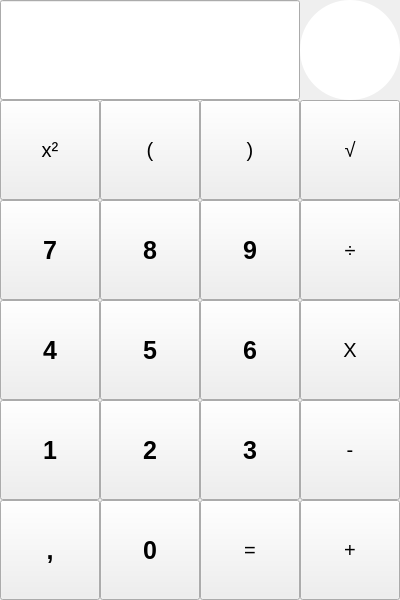
<?xml version="1.0" encoding="UTF-8"?>
<ui version="4.0">
 <class>Calculatrice</class>
 <widget class="QMainWindow" name="Calculatrice">
  <property name="geometry">
   <rect>
    <x>0</x>
    <y>0</y>
    <width>400</width>
    <height>600</height>
   </rect>
  </property>
  <property name="minimumSize">
   <size>
    <width>400</width>
    <height>600</height>
   </size>
  </property>
  <property name="maximumSize">
   <size>
    <width>400</width>
    <height>600</height>
   </size>
  </property>
  <property name="windowTitle">
   <string>Calculatrice Scientifique</string>
  </property>
  <property name="windowIcon">
   <iconset>
    <normaloff>calculatrice_icon.png</normaloff>calculatrice_icon.png</iconset>
  </property>
  <widget class="QWidget" name="grid">
   <property name="minimumSize">
    <size>
     <width>400</width>
     <height>600</height>
    </size>
   </property>
   <property name="maximumSize">
    <size>
     <width>400</width>
     <height>600</height>
    </size>
   </property>
   <widget class="QWidget" name="layoutWidget">
    <property name="geometry">
     <rect>
      <x>0</x>
      <y>0</y>
      <width>423</width>
      <height>644</height>
     </rect>
    </property>
    <layout class="QGridLayout" name="gridLayout">
     <property name="sizeConstraint">
      <enum>QLayout::SetFixedSize</enum>
     </property>
     <property name="spacing">
      <number>0</number>
     </property>
     <item row="0" column="0" colspan="3">
      <widget class="QLineEdit" name="lineEdit">
       <property name="minimumSize">
        <size>
         <width>300</width>
         <height>100</height>
        </size>
       </property>
       <property name="maximumSize">
        <size>
         <width>300</width>
         <height>100</height>
        </size>
       </property>
      </widget>
     </item>
     <item row="0" column="3">
      <widget class="QPushButton" name="btnHistory">
       <property name="minimumSize">
        <size>
         <width>100</width>
         <height>100</height>
        </size>
       </property>
       <property name="maximumSize">
        <size>
         <width>100</width>
         <height>100</height>
        </size>
       </property>
       <property name="font">
        <font>
         <pointsize>15</pointsize>
        </font>
       </property>
       <property name="styleSheet">
        <string notr="true">QPushButton {
    background-color: #FFFFFF;  /* Couleur de fond */
    color: white;                /* Couleur du texte */
    border-radius: 50%;          /* Rendre le bouton circulaire */
    width: 100px;                /* Largeur du bouton */
    height: 100px;               /* Hauteur du bouton */
    border: none;                /* Retirer la bordure */
}

QPushButton:hover {
    background-color: #A8A8A8;  /* Couleur de fond au survol */
}
</string>
       </property>
       <property name="text">
        <string/>
       </property>
      </widget>
     </item>
     <item row="1" column="0">
      <widget class="QPushButton" name="btnCarre">
       <property name="minimumSize">
        <size>
         <width>100</width>
         <height>100</height>
        </size>
       </property>
       <property name="maximumSize">
        <size>
         <width>100</width>
         <height>100</height>
        </size>
       </property>
       <property name="font">
        <font>
         <pointsize>15</pointsize>
        </font>
       </property>
       <property name="text">
        <string>x²</string>
       </property>
      </widget>
     </item>
     <item row="1" column="1">
      <widget class="QPushButton" name="btnParOuvrante">
       <property name="minimumSize">
        <size>
         <width>100</width>
         <height>100</height>
        </size>
       </property>
       <property name="maximumSize">
        <size>
         <width>100</width>
         <height>100</height>
        </size>
       </property>
       <property name="font">
        <font>
         <pointsize>15</pointsize>
        </font>
       </property>
       <property name="text">
        <string>(</string>
       </property>
      </widget>
     </item>
     <item row="1" column="2">
      <widget class="QPushButton" name="btnParFermante">
       <property name="minimumSize">
        <size>
         <width>100</width>
         <height>100</height>
        </size>
       </property>
       <property name="maximumSize">
        <size>
         <width>100</width>
         <height>100</height>
        </size>
       </property>
       <property name="font">
        <font>
         <pointsize>15</pointsize>
        </font>
       </property>
       <property name="text">
        <string>)</string>
       </property>
      </widget>
     </item>
     <item row="1" column="3">
      <widget class="QPushButton" name="btnRacine">
       <property name="minimumSize">
        <size>
         <width>100</width>
         <height>100</height>
        </size>
       </property>
       <property name="maximumSize">
        <size>
         <width>100</width>
         <height>100</height>
        </size>
       </property>
       <property name="font">
        <font>
         <pointsize>15</pointsize>
        </font>
       </property>
       <property name="text">
        <string>√</string>
       </property>
      </widget>
     </item>
     <item row="2" column="0">
      <widget class="QPushButton" name="btn7">
       <property name="minimumSize">
        <size>
         <width>100</width>
         <height>100</height>
        </size>
       </property>
       <property name="maximumSize">
        <size>
         <width>100</width>
         <height>100</height>
        </size>
       </property>
       <property name="font">
        <font>
         <pointsize>-1</pointsize>
         <weight>75</weight>
         <bold>true</bold>
        </font>
       </property>
       <property name="styleSheet">
        <string notr="true">background-color : &quot;#ffffff&quot;;
font-weight: bold;           /* Make the text bold */
font-size: 25px;             /* Set font size to 18px */</string>
       </property>
       <property name="text">
        <string>7</string>
       </property>
      </widget>
     </item>
     <item row="2" column="1">
      <widget class="QPushButton" name="btn8">
       <property name="minimumSize">
        <size>
         <width>100</width>
         <height>100</height>
        </size>
       </property>
       <property name="maximumSize">
        <size>
         <width>100</width>
         <height>100</height>
        </size>
       </property>
       <property name="font">
        <font>
         <pointsize>-1</pointsize>
         <weight>75</weight>
         <bold>true</bold>
        </font>
       </property>
       <property name="styleSheet">
        <string notr="true">background-color : &quot;#ffffff&quot;;
font-weight: bold;           /* Make the text bold */
font-size: 25px;             /* Set font size to 18px */</string>
       </property>
       <property name="text">
        <string>8</string>
       </property>
      </widget>
     </item>
     <item row="2" column="2">
      <widget class="QPushButton" name="btn9">
       <property name="minimumSize">
        <size>
         <width>100</width>
         <height>100</height>
        </size>
       </property>
       <property name="maximumSize">
        <size>
         <width>100</width>
         <height>100</height>
        </size>
       </property>
       <property name="font">
        <font>
         <pointsize>-1</pointsize>
         <weight>75</weight>
         <bold>true</bold>
        </font>
       </property>
       <property name="styleSheet">
        <string notr="true">background-color : &quot;#ffffff&quot;;
font-weight: bold;           /* Make the text bold */
font-size: 25px;             /* Set font size to 18px */</string>
       </property>
       <property name="text">
        <string>9</string>
       </property>
      </widget>
     </item>
     <item row="2" column="3">
      <widget class="QPushButton" name="btnDiv">
       <property name="minimumSize">
        <size>
         <width>100</width>
         <height>100</height>
        </size>
       </property>
       <property name="maximumSize">
        <size>
         <width>100</width>
         <height>100</height>
        </size>
       </property>
       <property name="font">
        <font>
         <pointsize>15</pointsize>
        </font>
       </property>
       <property name="text">
        <string>÷</string>
       </property>
      </widget>
     </item>
     <item row="3" column="0">
      <widget class="QPushButton" name="btn4">
       <property name="minimumSize">
        <size>
         <width>100</width>
         <height>100</height>
        </size>
       </property>
       <property name="maximumSize">
        <size>
         <width>100</width>
         <height>100</height>
        </size>
       </property>
       <property name="font">
        <font>
         <pointsize>-1</pointsize>
         <weight>75</weight>
         <bold>true</bold>
        </font>
       </property>
       <property name="styleSheet">
        <string notr="true">background-color : &quot;#ffffff&quot;;
font-weight: bold;           /* Make the text bold */
font-size: 25px;             /* Set font size to 18px */</string>
       </property>
       <property name="text">
        <string>4</string>
       </property>
      </widget>
     </item>
     <item row="3" column="1">
      <widget class="QPushButton" name="btn5">
       <property name="minimumSize">
        <size>
         <width>100</width>
         <height>100</height>
        </size>
       </property>
       <property name="maximumSize">
        <size>
         <width>100</width>
         <height>100</height>
        </size>
       </property>
       <property name="font">
        <font>
         <pointsize>-1</pointsize>
         <weight>75</weight>
         <bold>true</bold>
        </font>
       </property>
       <property name="styleSheet">
        <string notr="true">background-color : &quot;#ffffff&quot;;
font-weight: bold;           /* Make the text bold */
font-size: 25px;             /* Set font size to 18px */</string>
       </property>
       <property name="text">
        <string>5</string>
       </property>
      </widget>
     </item>
     <item row="3" column="2">
      <widget class="QPushButton" name="btn6">
       <property name="minimumSize">
        <size>
         <width>100</width>
         <height>100</height>
        </size>
       </property>
       <property name="maximumSize">
        <size>
         <width>100</width>
         <height>100</height>
        </size>
       </property>
       <property name="font">
        <font>
         <pointsize>-1</pointsize>
         <weight>75</weight>
         <bold>true</bold>
        </font>
       </property>
       <property name="styleSheet">
        <string notr="true">background-color : &quot;#ffffff&quot;;
font-weight: bold;           /* Make the text bold */
font-size: 25px;             /* Set font size to 18px */</string>
       </property>
       <property name="text">
        <string>6</string>
       </property>
      </widget>
     </item>
     <item row="3" column="3">
      <widget class="QPushButton" name="btnFois">
       <property name="minimumSize">
        <size>
         <width>100</width>
         <height>100</height>
        </size>
       </property>
       <property name="maximumSize">
        <size>
         <width>100</width>
         <height>100</height>
        </size>
       </property>
       <property name="font">
        <font>
         <pointsize>15</pointsize>
        </font>
       </property>
       <property name="text">
        <string>X</string>
       </property>
      </widget>
     </item>
     <item row="4" column="0" rowspan="2">
      <widget class="QPushButton" name="btn1">
       <property name="minimumSize">
        <size>
         <width>100</width>
         <height>100</height>
        </size>
       </property>
       <property name="maximumSize">
        <size>
         <width>100</width>
         <height>100</height>
        </size>
       </property>
       <property name="font">
        <font>
         <pointsize>-1</pointsize>
         <weight>75</weight>
         <bold>true</bold>
        </font>
       </property>
       <property name="styleSheet">
        <string notr="true">background-color : &quot;#ffffff&quot;;
font-weight: bold;           /* Make the text bold */
font-size: 25px;             /* Set font size to 18px */</string>
       </property>
       <property name="text">
        <string>1</string>
       </property>
      </widget>
     </item>
     <item row="4" column="1" rowspan="2">
      <widget class="QPushButton" name="btn2">
       <property name="minimumSize">
        <size>
         <width>100</width>
         <height>100</height>
        </size>
       </property>
       <property name="maximumSize">
        <size>
         <width>100</width>
         <height>100</height>
        </size>
       </property>
       <property name="font">
        <font>
         <pointsize>-1</pointsize>
         <weight>75</weight>
         <bold>true</bold>
        </font>
       </property>
       <property name="styleSheet">
        <string notr="true">background-color : &quot;#ffffff&quot;;
font-weight: bold;           /* Make the text bold */
font-size: 25px;             /* Set font size to 18px */</string>
       </property>
       <property name="text">
        <string>2</string>
       </property>
      </widget>
     </item>
     <item row="4" column="2" rowspan="2">
      <widget class="QPushButton" name="btn3">
       <property name="minimumSize">
        <size>
         <width>100</width>
         <height>100</height>
        </size>
       </property>
       <property name="maximumSize">
        <size>
         <width>100</width>
         <height>100</height>
        </size>
       </property>
       <property name="font">
        <font>
         <pointsize>-1</pointsize>
         <weight>75</weight>
         <bold>true</bold>
        </font>
       </property>
       <property name="styleSheet">
        <string notr="true">background-color : &quot;#ffffff&quot;;
font-weight: bold;           /* Make the text bold */
font-size: 25px;             /* Set font size to 18px */</string>
       </property>
       <property name="text">
        <string>3</string>
       </property>
      </widget>
     </item>
     <item row="4" column="3">
      <widget class="QPushButton" name="btnMoins">
       <property name="minimumSize">
        <size>
         <width>100</width>
         <height>100</height>
        </size>
       </property>
       <property name="maximumSize">
        <size>
         <width>100</width>
         <height>100</height>
        </size>
       </property>
       <property name="font">
        <font>
         <pointsize>15</pointsize>
        </font>
       </property>
       <property name="styleSheet">
        <string notr="true"/>
       </property>
       <property name="text">
        <string>-</string>
       </property>
      </widget>
     </item>
     <item row="5" column="3" rowspan="2">
      <widget class="QPushButton" name="btnPlus">
       <property name="minimumSize">
        <size>
         <width>100</width>
         <height>100</height>
        </size>
       </property>
       <property name="maximumSize">
        <size>
         <width>100</width>
         <height>100</height>
        </size>
       </property>
       <property name="font">
        <font>
         <pointsize>15</pointsize>
        </font>
       </property>
       <property name="styleSheet">
        <string notr="true"/>
       </property>
       <property name="text">
        <string>+</string>
       </property>
      </widget>
     </item>
     <item row="6" column="0">
      <widget class="QPushButton" name="btnVirgule">
       <property name="minimumSize">
        <size>
         <width>100</width>
         <height>100</height>
        </size>
       </property>
       <property name="maximumSize">
        <size>
         <width>100</width>
         <height>100</height>
        </size>
       </property>
       <property name="font">
        <font>
         <pointsize>-1</pointsize>
         <weight>75</weight>
         <bold>true</bold>
        </font>
       </property>
       <property name="styleSheet">
        <string notr="true">
font-size: 25px;             /* Set font size to 18px */
font-weight: bold;           /* Make the text bold */</string>
       </property>
       <property name="text">
        <string>,</string>
       </property>
      </widget>
     </item>
     <item row="6" column="1">
      <widget class="QPushButton" name="btn0">
       <property name="minimumSize">
        <size>
         <width>100</width>
         <height>100</height>
        </size>
       </property>
       <property name="maximumSize">
        <size>
         <width>100</width>
         <height>100</height>
        </size>
       </property>
       <property name="font">
        <font>
         <pointsize>-1</pointsize>
         <weight>75</weight>
         <bold>true</bold>
        </font>
       </property>
       <property name="styleSheet">
        <string notr="true">background-color : &quot;#ffffff&quot;;
font-weight: bold;           /* Make the text bold */
font-size: 25px;             /* Set font size to 18px */</string>
       </property>
       <property name="text">
        <string>0</string>
       </property>
      </widget>
     </item>
     <item row="6" column="2">
      <widget class="QPushButton" name="btnEgal">
       <property name="minimumSize">
        <size>
         <width>100</width>
         <height>100</height>
        </size>
       </property>
       <property name="maximumSize">
        <size>
         <width>100</width>
         <height>100</height>
        </size>
       </property>
       <property name="font">
        <font>
         <pointsize>15</pointsize>
        </font>
       </property>
       <property name="styleSheet">
        <string notr="true">background-color : &quot;#668cff&quot;;</string>
       </property>
       <property name="text">
        <string>=</string>
       </property>
      </widget>
     </item>
    </layout>
   </widget>
  </widget>
 </widget>
 <resources/>
 <connections/>
</ui>
